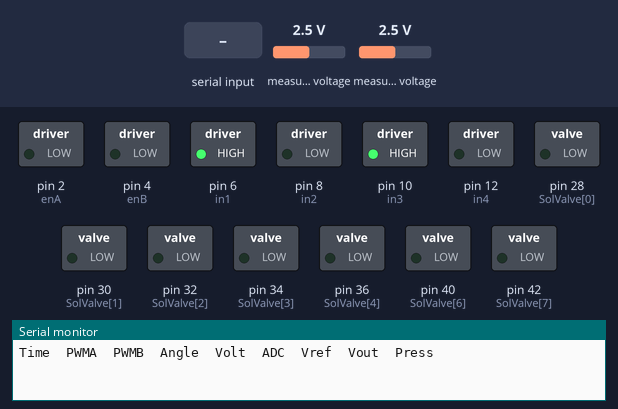
A sketch run on a simulated Arduino Mega 2560, built with avr-gcc and run on an emulated ATmega2560. Parts: switched loads named in the sketch (green lamp = pin HIGH), the last lines printed to the serial monitor. The inputs (shaded band) are chosen by the test bench; at power-on: measured voltage 2.5 V.

Above: at 1.2 s.
1.3 s: "90,45\n" received over Serial
At 1.7 s:
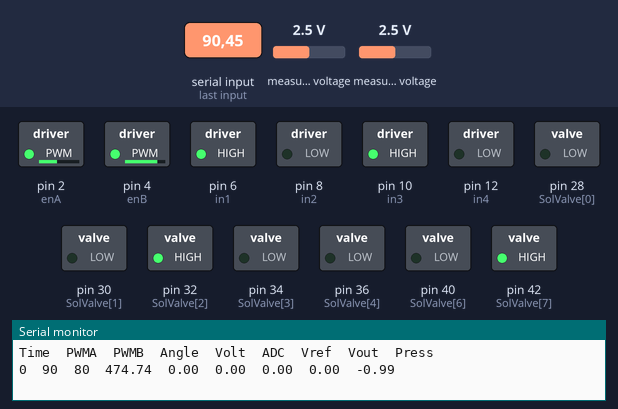
2.8 s: "5\n" received over Serial
At 4.0 s:
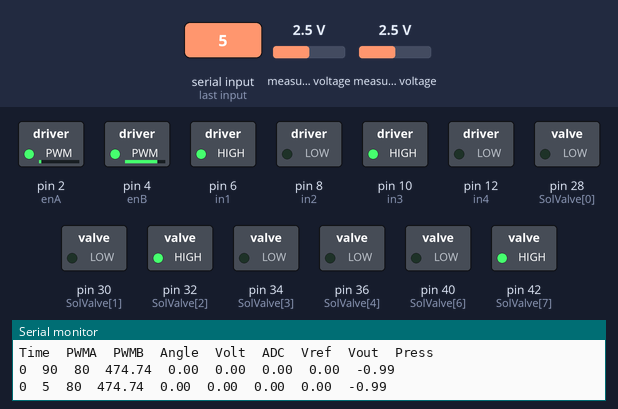
4.3 s: "2\n" received over Serial
At 5.3 s:
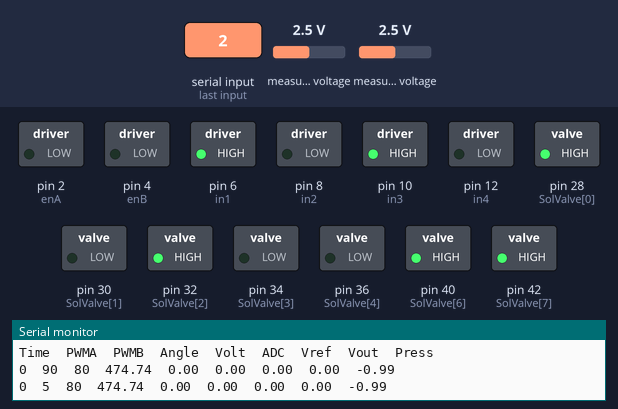
5.8 s: "3\n" received over Serial
At 6.5 s:
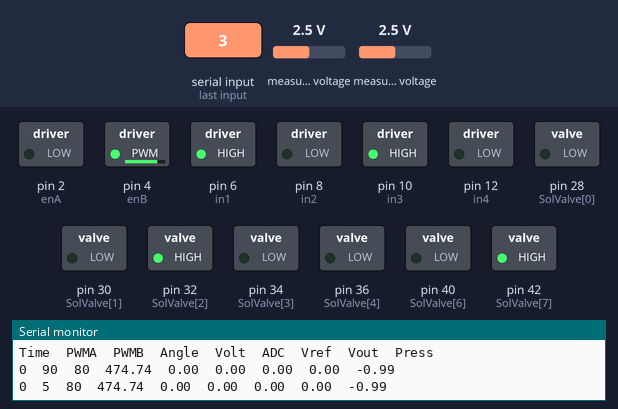
7.3 s: "90\n" received over Serial
At 8.6 s:
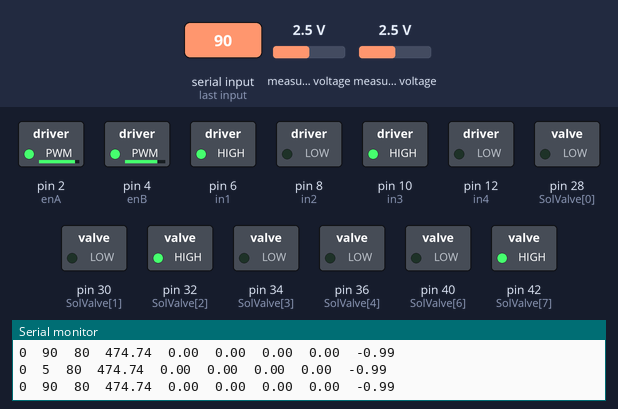
Timing chart, 0 to 9.8 s (numbered marks = the images above; inputs shaded):
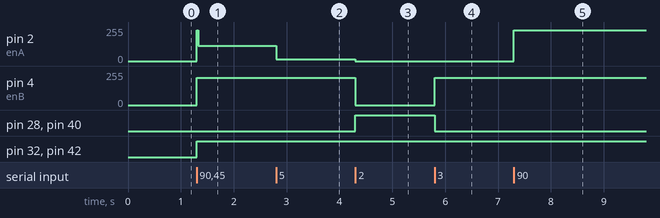

Measured:
- after the input at 1.3 s, pin 2 (enA): 0/255 → 114/255 at once; pin 4 (enB): 0/255 → 204/255 at once; pin 32 (SolValve[2]), pin 42 (SolValve[7]): LOW → HIGH at once
- after the input at 2.8 s, pin 2 (enA): 114/255 → 12/255 at once
- after the input at 4.3 s, pin 2 (enA): 12/255 → 0/255 at once; pin 4 (enB): 204/255 → 0/255 at once; pin 28 (SolValve[0]), pin 40 (SolValve[6]): LOW → HIGH at once
- after the input at 5.8 s, pin 4 (enB): 0/255 → 204/255 at once; pin 28 (SolValve[0]), pin 40 (SolValve[6]): HIGH → LOW at once
- after the input at 7.3 s, pin 2 (enA): 0/255 → 229/255 at once

The sketch:

data_logging_vacuum.ino
```cpp
#include <ADS1X15.h>

int SolValve[8] = {28, 30, 32, 34, 36, 38, 40, 42};

// Set motor terminals
int enA = 2;
int enB = 4;

int in1 = 6;
int in2 = 8;

int in3 = 10;
int in4 = 12;

//ADS Addressing
ADS1115 ADS(0x48); // ADS1
ADS1115 ADS2(0x49); // ADS2
ADS1115 ADSFR(0x4B); // Flex right

double Pressure[5];

float dFlexROut[4];
float vFlexROut[4];
float flexR[4];
float angleR[4];

int serial = 0;
int pwm = 0;
int action = 0;
bool start = false;

unsigned long Time, StartTime, LastTime;
unsigned long TimeSampling = 40, DeltaTime;
unsigned long StartTime1, LastTime1;

unsigned long TimeDuration1 = 20000;
unsigned long TimeDuration2 = 30000;
unsigned long TimeDuration3 = 40000;
unsigned long TimeDuration4 = 50000;

unsigned int pwmA = 0;
unsigned int pwmB = 0;

void read_pressure(){
  ADS2.setGain(0);

  float dPressOut3 = ADS2.readADC(0);
  float dPressOutRef = ADS2.readADC(2);

  float Vs = 4.7; // Input Voltage

  float f4 = ADS2.toVoltage(1);

  float vPressOut3 = dPressOut3 * f4;
  float vPressRef = dPressOutRef * f4;

  float PressureRef = (vPressRef/Vs - 0.04)/0.0012858;
  Pressure[3] = (vPressOut3/Vs - 0.04)/0.0012858 - PressureRef - 0.99; // index

  Serial.print(vPressRef);
  Serial.print("\t");
  Serial.print(vPressOut3);
  Serial.print("\t");
  Serial.print(Pressure[3]);
  //Serial.println();
}

void read_flex(){
  // Read ADC 0 = index finger, 3 = pinky finger
  dFlexROut[0] = ADSFR.readADC(0);

  float f_flex = ADSFR.toVoltage(1);

  //calibrate flex sensor
  const float R_DIV = 10000.0;
  const float STRAIGHT_RESISTANCE = 13070; //14366;//13070.0;
  const float BEND_RESISTANCE = 33000.0;
  const float VCC = 5;

  vFlexROut[0] = dFlexROut[0] * f_flex;

  flexR[0] = R_DIV * (VCC / vFlexROut[0] - 1.0);

//  angleR[0] = map(flexR[0], STRAIGHT_RESISTANCE, BEND_RESISTANCE,0, 90.0);
//  angleR[0] = -299.58*vFlexROut[0]+692.51;

  angleR[0] = (vFlexROut[0]-2.255)*180.0/(1.4-2.255);
  Serial.print(angleR[0]); Serial.print('\t'); //angle
//  Serial.print(flexR[0]); Serial.print('\t');  //Resistance
  Serial.print(vFlexROut[0]); Serial.print('\t'); //volt
  Serial.print(dFlexROut[0]); Serial.print('\t'); //ADC
}

void print_header() {
  Serial.println("Time\tPWMA\tPWMB\tAngle\tVolt\tADC\tVref\tVout\tPress");
}


void setup() {
  // put your setup code here, to run once:
  Serial.begin(115200);

  // Start ADS
  Wire.begin();
  ADS.begin();
  ADS2.begin();
  ADSFR.begin();

  //Set motor pin modes
  pinMode(enA, OUTPUT); //pressure
  pinMode(enB, OUTPUT); //depressure
  pinMode(in1, OUTPUT);
  pinMode(in2, OUTPUT);
  pinMode(in3, OUTPUT);
  pinMode(in4, OUTPUT);

  // Set initial motor state
  digitalWrite(in1, HIGH);
  digitalWrite(in2, LOW);
  digitalWrite(in3, HIGH);
  digitalWrite(in4, LOW);

  // Set solenoid pin modes, normally closed (open = high)
  pinMode(SolValve[0], OUTPUT); // exhaust
  pinMode(SolValve[1], OUTPUT); // thumb
  pinMode(SolValve[2], OUTPUT); // index
  pinMode(SolValve[3], OUTPUT); // middle
  pinMode(SolValve[4], OUTPUT); // ring
  //pinMode(SolValve[5], OUTPUT); // pinky
  pinMode(SolValve[6], OUTPUT); // pressurise
  pinMode(SolValve[7], OUTPUT); // depressurise

  digitalWrite(SolValve[0], LOW);
  digitalWrite(SolValve[1], LOW);
  digitalWrite(SolValve[2], LOW);
  digitalWrite(SolValve[3], LOW);
  digitalWrite(SolValve[4], LOW);
  //digitalWrite(SolValve[5], LOW);
  digitalWrite(SolValve[6], LOW);
  digitalWrite(SolValve[7], LOW);

  StartTime = millis();
  LastTime = StartTime;

  print_header();
}

void loop() {
  Time = millis();
  LastTime1 = Time;

  if (Serial.available()) {
    serial = Serial.parseInt();
    if (serial <= 3){
      action = serial;
      start = false;
    }
    else{
      action = 0;
      pwm = serial;
      StartTime1 = Time;
      start = true;
    }
  }
  if (action == 1){
    pwmA = 0;
    pwmB = 0;
    analogWrite(enA, pwmA);
    analogWrite(enB, pwmB);
    digitalWrite(SolValve[0], LOW);
    digitalWrite(SolValve[2], LOW);
    digitalWrite(SolValve[6], LOW);
    digitalWrite(SolValve[7], LOW);
  }
  if (action == 2){
    pwmA = 0;
    pwmB = 0;
    analogWrite(enA, pwmA);
    analogWrite(enB, pwmB);
    digitalWrite(SolValve[0], HIGH);
    digitalWrite(SolValve[2], HIGH);
    digitalWrite(SolValve[6], HIGH);
    digitalWrite(SolValve[7], HIGH);
  }
  if (action == 3){
    pwmA = 0;
    pwmB = (int) 255*80/100;
    analogWrite(enA, pwmA);
    analogWrite(enB, pwmB);
    digitalWrite(SolValve[0], LOW);
    digitalWrite(SolValve[2], HIGH);
    digitalWrite(SolValve[6], LOW);
    digitalWrite(SolValve[7], HIGH);
  }

  if (LastTime1 - StartTime1  < TimeDuration1 and start == true) {
    pwmA = (int) 255*pwm/100;
    pwmB = (int) 255*80/100;
    analogWrite(enA, pwmA);
    analogWrite(enB, pwmB);
    digitalWrite(SolValve[0], LOW);
    digitalWrite(SolValve[2], HIGH);
    digitalWrite(SolValve[6], LOW);
    digitalWrite(SolValve[7], HIGH);
  }
  else if (LastTime1 - StartTime1  < TimeDuration2 and start == true) {
    pwmA = 0;
    pwmB = (int) 255*80/100;
    analogWrite(enA, pwmA);
    analogWrite(enB, pwmB);
    digitalWrite(SolValve[0], LOW);
    digitalWrite(SolValve[2], HIGH);
    digitalWrite(SolValve[6], LOW);
    digitalWrite(SolValve[7], HIGH);
  }

  else if (LastTime1 - StartTime1  > TimeDuration2 and start == true) {
    start = false;
  }

  if (Time - LastTime >= TimeSampling and start == true) {
    DeltaTime = Time - LastTime;
    LastTime = Time;
    Serial.print(LastTime1 - StartTime1);
    Serial.print("\t");
    Serial.print((int) (100*pwmA/255.0+0.5));
    Serial.print("\t");
    Serial.print((int) (100*pwmB/255.0+0.5));
    Serial.print("\t");
    read_flex();
    read_pressure();
    Serial.println();
  }
}
```
